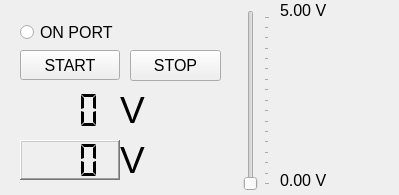
<?xml version="1.0" encoding="UTF-8"?>
<ui version="4.0">
 <class>MainWindow</class>
 <widget class="QMainWindow" name="MainWindow">
  <property name="windowModality">
   <enum>Qt::NonModal</enum>
  </property>
  <property name="enabled">
   <bool>true</bool>
  </property>
  <property name="geometry">
   <rect>
    <x>0</x>
    <y>0</y>
    <width>399</width>
    <height>195</height>
   </rect>
  </property>
  <property name="windowTitle">
   <string>Demo 001</string>
  </property>
  <property name="tabShape">
   <enum>QTabWidget::Rounded</enum>
  </property>
  <widget class="QWidget" name="centralWidget">
   <widget class="QPushButton" name="Start">
    <property name="geometry">
     <rect>
      <x>20</x>
      <y>50</y>
      <width>100</width>
      <height>30</height>
     </rect>
    </property>
    <property name="font">
     <font>
      <pointsize>12</pointsize>
     </font>
    </property>
    <property name="text">
     <string>START</string>
    </property>
   </widget>
   <widget class="QRadioButton" name="OpenPort">
    <property name="enabled">
     <bool>true</bool>
    </property>
    <property name="geometry">
     <rect>
      <x>20</x>
      <y>20</y>
      <width>97</width>
      <height>25</height>
     </rect>
    </property>
    <property name="palette">
     <palette>
      <active>
       <colorrole role="WindowText">
        <brush brushstyle="SolidPattern">
         <color alpha="255">
          <red>0</red>
          <green>0</green>
          <blue>0</blue>
         </color>
        </brush>
       </colorrole>
       <colorrole role="Button">
        <brush brushstyle="SolidPattern">
         <color alpha="255">
          <red>255</red>
          <green>255</green>
          <blue>255</blue>
         </color>
        </brush>
       </colorrole>
       <colorrole role="Light">
        <brush brushstyle="SolidPattern">
         <color alpha="255">
          <red>255</red>
          <green>255</green>
          <blue>255</blue>
         </color>
        </brush>
       </colorrole>
       <colorrole role="Midlight">
        <brush brushstyle="SolidPattern">
         <color alpha="255">
          <red>255</red>
          <green>255</green>
          <blue>255</blue>
         </color>
        </brush>
       </colorrole>
       <colorrole role="Dark">
        <brush brushstyle="SolidPattern">
         <color alpha="255">
          <red>127</red>
          <green>127</green>
          <blue>127</blue>
         </color>
        </brush>
       </colorrole>
       <colorrole role="Mid">
        <brush brushstyle="SolidPattern">
         <color alpha="255">
          <red>170</red>
          <green>170</green>
          <blue>170</blue>
         </color>
        </brush>
       </colorrole>
       <colorrole role="Text">
        <brush brushstyle="SolidPattern">
         <color alpha="255">
          <red>0</red>
          <green>0</green>
          <blue>0</blue>
         </color>
        </brush>
       </colorrole>
       <colorrole role="BrightText">
        <brush brushstyle="SolidPattern">
         <color alpha="255">
          <red>255</red>
          <green>255</green>
          <blue>255</blue>
         </color>
        </brush>
       </colorrole>
       <colorrole role="ButtonText">
        <brush brushstyle="SolidPattern">
         <color alpha="255">
          <red>0</red>
          <green>0</green>
          <blue>0</blue>
         </color>
        </brush>
       </colorrole>
       <colorrole role="Base">
        <brush brushstyle="SolidPattern">
         <color alpha="255">
          <red>255</red>
          <green>255</green>
          <blue>255</blue>
         </color>
        </brush>
       </colorrole>
       <colorrole role="Window">
        <brush brushstyle="SolidPattern">
         <color alpha="255">
          <red>255</red>
          <green>255</green>
          <blue>255</blue>
         </color>
        </brush>
       </colorrole>
       <colorrole role="Shadow">
        <brush brushstyle="SolidPattern">
         <color alpha="255">
          <red>0</red>
          <green>0</green>
          <blue>0</blue>
         </color>
        </brush>
       </colorrole>
       <colorrole role="AlternateBase">
        <brush brushstyle="SolidPattern">
         <color alpha="255">
          <red>255</red>
          <green>255</green>
          <blue>255</blue>
         </color>
        </brush>
       </colorrole>
       <colorrole role="ToolTipBase">
        <brush brushstyle="SolidPattern">
         <color alpha="255">
          <red>255</red>
          <green>255</green>
          <blue>220</blue>
         </color>
        </brush>
       </colorrole>
       <colorrole role="ToolTipText">
        <brush brushstyle="SolidPattern">
         <color alpha="255">
          <red>0</red>
          <green>0</green>
          <blue>0</blue>
         </color>
        </brush>
       </colorrole>
      </active>
      <inactive>
       <colorrole role="WindowText">
        <brush brushstyle="SolidPattern">
         <color alpha="255">
          <red>0</red>
          <green>0</green>
          <blue>0</blue>
         </color>
        </brush>
       </colorrole>
       <colorrole role="Button">
        <brush brushstyle="SolidPattern">
         <color alpha="255">
          <red>255</red>
          <green>255</green>
          <blue>255</blue>
         </color>
        </brush>
       </colorrole>
       <colorrole role="Light">
        <brush brushstyle="SolidPattern">
         <color alpha="255">
          <red>255</red>
          <green>255</green>
          <blue>255</blue>
         </color>
        </brush>
       </colorrole>
       <colorrole role="Midlight">
        <brush brushstyle="SolidPattern">
         <color alpha="255">
          <red>255</red>
          <green>255</green>
          <blue>255</blue>
         </color>
        </brush>
       </colorrole>
       <colorrole role="Dark">
        <brush brushstyle="SolidPattern">
         <color alpha="255">
          <red>127</red>
          <green>127</green>
          <blue>127</blue>
         </color>
        </brush>
       </colorrole>
       <colorrole role="Mid">
        <brush brushstyle="SolidPattern">
         <color alpha="255">
          <red>170</red>
          <green>170</green>
          <blue>170</blue>
         </color>
        </brush>
       </colorrole>
       <colorrole role="Text">
        <brush brushstyle="SolidPattern">
         <color alpha="255">
          <red>0</red>
          <green>0</green>
          <blue>0</blue>
         </color>
        </brush>
       </colorrole>
       <colorrole role="BrightText">
        <brush brushstyle="SolidPattern">
         <color alpha="255">
          <red>255</red>
          <green>255</green>
          <blue>255</blue>
         </color>
        </brush>
       </colorrole>
       <colorrole role="ButtonText">
        <brush brushstyle="SolidPattern">
         <color alpha="255">
          <red>0</red>
          <green>0</green>
          <blue>0</blue>
         </color>
        </brush>
       </colorrole>
       <colorrole role="Base">
        <brush brushstyle="SolidPattern">
         <color alpha="255">
          <red>255</red>
          <green>255</green>
          <blue>255</blue>
         </color>
        </brush>
       </colorrole>
       <colorrole role="Window">
        <brush brushstyle="SolidPattern">
         <color alpha="255">
          <red>255</red>
          <green>255</green>
          <blue>255</blue>
         </color>
        </brush>
       </colorrole>
       <colorrole role="Shadow">
        <brush brushstyle="SolidPattern">
         <color alpha="255">
          <red>0</red>
          <green>0</green>
          <blue>0</blue>
         </color>
        </brush>
       </colorrole>
       <colorrole role="AlternateBase">
        <brush brushstyle="SolidPattern">
         <color alpha="255">
          <red>255</red>
          <green>255</green>
          <blue>255</blue>
         </color>
        </brush>
       </colorrole>
       <colorrole role="ToolTipBase">
        <brush brushstyle="SolidPattern">
         <color alpha="255">
          <red>255</red>
          <green>255</green>
          <blue>220</blue>
         </color>
        </brush>
       </colorrole>
       <colorrole role="ToolTipText">
        <brush brushstyle="SolidPattern">
         <color alpha="255">
          <red>0</red>
          <green>0</green>
          <blue>0</blue>
         </color>
        </brush>
       </colorrole>
      </inactive>
      <disabled>
       <colorrole role="WindowText">
        <brush brushstyle="SolidPattern">
         <color alpha="255">
          <red>127</red>
          <green>127</green>
          <blue>127</blue>
         </color>
        </brush>
       </colorrole>
       <colorrole role="Button">
        <brush brushstyle="SolidPattern">
         <color alpha="255">
          <red>255</red>
          <green>255</green>
          <blue>255</blue>
         </color>
        </brush>
       </colorrole>
       <colorrole role="Light">
        <brush brushstyle="SolidPattern">
         <color alpha="255">
          <red>255</red>
          <green>255</green>
          <blue>255</blue>
         </color>
        </brush>
       </colorrole>
       <colorrole role="Midlight">
        <brush brushstyle="SolidPattern">
         <color alpha="255">
          <red>255</red>
          <green>255</green>
          <blue>255</blue>
         </color>
        </brush>
       </colorrole>
       <colorrole role="Dark">
        <brush brushstyle="SolidPattern">
         <color alpha="255">
          <red>127</red>
          <green>127</green>
          <blue>127</blue>
         </color>
        </brush>
       </colorrole>
       <colorrole role="Mid">
        <brush brushstyle="SolidPattern">
         <color alpha="255">
          <red>170</red>
          <green>170</green>
          <blue>170</blue>
         </color>
        </brush>
       </colorrole>
       <colorrole role="Text">
        <brush brushstyle="SolidPattern">
         <color alpha="255">
          <red>127</red>
          <green>127</green>
          <blue>127</blue>
         </color>
        </brush>
       </colorrole>
       <colorrole role="BrightText">
        <brush brushstyle="SolidPattern">
         <color alpha="255">
          <red>255</red>
          <green>255</green>
          <blue>255</blue>
         </color>
        </brush>
       </colorrole>
       <colorrole role="ButtonText">
        <brush brushstyle="SolidPattern">
         <color alpha="255">
          <red>127</red>
          <green>127</green>
          <blue>127</blue>
         </color>
        </brush>
       </colorrole>
       <colorrole role="Base">
        <brush brushstyle="SolidPattern">
         <color alpha="255">
          <red>255</red>
          <green>255</green>
          <blue>255</blue>
         </color>
        </brush>
       </colorrole>
       <colorrole role="Window">
        <brush brushstyle="SolidPattern">
         <color alpha="255">
          <red>255</red>
          <green>255</green>
          <blue>255</blue>
         </color>
        </brush>
       </colorrole>
       <colorrole role="Shadow">
        <brush brushstyle="SolidPattern">
         <color alpha="255">
          <red>0</red>
          <green>0</green>
          <blue>0</blue>
         </color>
        </brush>
       </colorrole>
       <colorrole role="AlternateBase">
        <brush brushstyle="SolidPattern">
         <color alpha="255">
          <red>255</red>
          <green>255</green>
          <blue>255</blue>
         </color>
        </brush>
       </colorrole>
       <colorrole role="ToolTipBase">
        <brush brushstyle="SolidPattern">
         <color alpha="255">
          <red>255</red>
          <green>255</green>
          <blue>220</blue>
         </color>
        </brush>
       </colorrole>
       <colorrole role="ToolTipText">
        <brush brushstyle="SolidPattern">
         <color alpha="255">
          <red>0</red>
          <green>0</green>
          <blue>0</blue>
         </color>
        </brush>
       </colorrole>
      </disabled>
     </palette>
    </property>
    <property name="font">
     <font>
      <pointsize>12</pointsize>
     </font>
    </property>
    <property name="styleSheet">
     <string notr="true"/>
    </property>
    <property name="text">
     <string>ON PORT</string>
    </property>
   </widget>
   <widget class="QLCDNumber" name="lcdanalog1">
    <property name="geometry">
     <rect>
      <x>20</x>
      <y>140</y>
      <width>100</width>
      <height>40</height>
     </rect>
    </property>
    <property name="frameShape">
     <enum>QFrame::WinPanel</enum>
    </property>
    <property name="smallDecimalPoint">
     <bool>false</bool>
    </property>
    <property name="digitCount">
     <number>3</number>
    </property>
    <property name="segmentStyle">
     <enum>QLCDNumber::Flat</enum>
    </property>
   </widget>
   <widget class="QSlider" name="valueanalogwrite1">
    <property name="geometry">
     <rect>
      <x>240</x>
      <y>10</y>
      <width>30</width>
      <height>181</height>
     </rect>
    </property>
    <property name="mouseTracking">
     <bool>true</bool>
    </property>
    <property name="layoutDirection">
     <enum>Qt::LeftToRight</enum>
    </property>
    <property name="autoFillBackground">
     <bool>false</bool>
    </property>
    <property name="maximum">
     <number>255</number>
    </property>
    <property name="tracking">
     <bool>true</bool>
    </property>
    <property name="orientation">
     <enum>Qt::Vertical</enum>
    </property>
    <property name="invertedAppearance">
     <bool>false</bool>
    </property>
    <property name="invertedControls">
     <bool>false</bool>
    </property>
    <property name="tickPosition">
     <enum>QSlider::TicksBelow</enum>
    </property>
    <property name="tickInterval">
     <number>16</number>
    </property>
   </widget>
   <widget class="QLCDNumber" name="lcdanalog2">
    <property name="geometry">
     <rect>
      <x>20</x>
      <y>90</y>
      <width>100</width>
      <height>40</height>
     </rect>
    </property>
    <property name="palette">
     <palette>
      <active>
       <colorrole role="ToolTipText">
        <brush brushstyle="SolidPattern">
         <color alpha="255">
          <red>0</red>
          <green>170</green>
          <blue>0</blue>
         </color>
        </brush>
       </colorrole>
      </active>
      <inactive>
       <colorrole role="ToolTipText">
        <brush brushstyle="SolidPattern">
         <color alpha="255">
          <red>0</red>
          <green>170</green>
          <blue>0</blue>
         </color>
        </brush>
       </colorrole>
      </inactive>
      <disabled>
       <colorrole role="ToolTipText">
        <brush brushstyle="SolidPattern">
         <color alpha="255">
          <red>0</red>
          <green>170</green>
          <blue>0</blue>
         </color>
        </brush>
       </colorrole>
      </disabled>
     </palette>
    </property>
    <property name="frameShape">
     <enum>QFrame::NoFrame</enum>
    </property>
    <property name="frameShadow">
     <enum>QFrame::Raised</enum>
    </property>
    <property name="smallDecimalPoint">
     <bool>false</bool>
    </property>
    <property name="digitCount">
     <number>3</number>
    </property>
    <property name="segmentStyle">
     <enum>QLCDNumber::Flat</enum>
    </property>
    <property name="value" stdset="0">
     <double>0.000000000000000</double>
    </property>
    <property name="intValue" stdset="0">
     <number>0</number>
    </property>
   </widget>
   <widget class="QLabel" name="label_2">
    <property name="geometry">
     <rect>
      <x>280</x>
      <y>170</y>
      <width>51</width>
      <height>20</height>
     </rect>
    </property>
    <property name="font">
     <font>
      <pointsize>12</pointsize>
     </font>
    </property>
    <property name="text">
     <string>0.00 V</string>
    </property>
   </widget>
   <widget class="QLabel" name="label_3">
    <property name="geometry">
     <rect>
      <x>280</x>
      <y>0</y>
      <width>51</width>
      <height>20</height>
     </rect>
    </property>
    <property name="font">
     <font>
      <pointsize>12</pointsize>
     </font>
    </property>
    <property name="text">
     <string>5.00 V</string>
    </property>
   </widget>
   <widget class="QLabel" name="label">
    <property name="geometry">
     <rect>
      <x>120</x>
      <y>90</y>
      <width>30</width>
      <height>40</height>
     </rect>
    </property>
    <property name="font">
     <font>
      <pointsize>28</pointsize>
     </font>
    </property>
    <property name="text">
     <string>V</string>
    </property>
   </widget>
   <widget class="QLabel" name="label_4">
    <property name="geometry">
     <rect>
      <x>120</x>
      <y>140</y>
      <width>30</width>
      <height>40</height>
     </rect>
    </property>
    <property name="font">
     <font>
      <pointsize>28</pointsize>
     </font>
    </property>
    <property name="text">
     <string>V</string>
    </property>
   </widget>
   <widget class="QPushButton" name="Stop">
    <property name="geometry">
     <rect>
      <x>130</x>
      <y>50</y>
      <width>91</width>
      <height>31</height>
     </rect>
    </property>
    <property name="font">
     <font>
      <pointsize>12</pointsize>
     </font>
    </property>
    <property name="text">
     <string>STOP</string>
    </property>
   </widget>
  </widget>
 </widget>
 <layoutdefault spacing="6" margin="11"/>
 <resources/>
 <connections/>
</ui>
